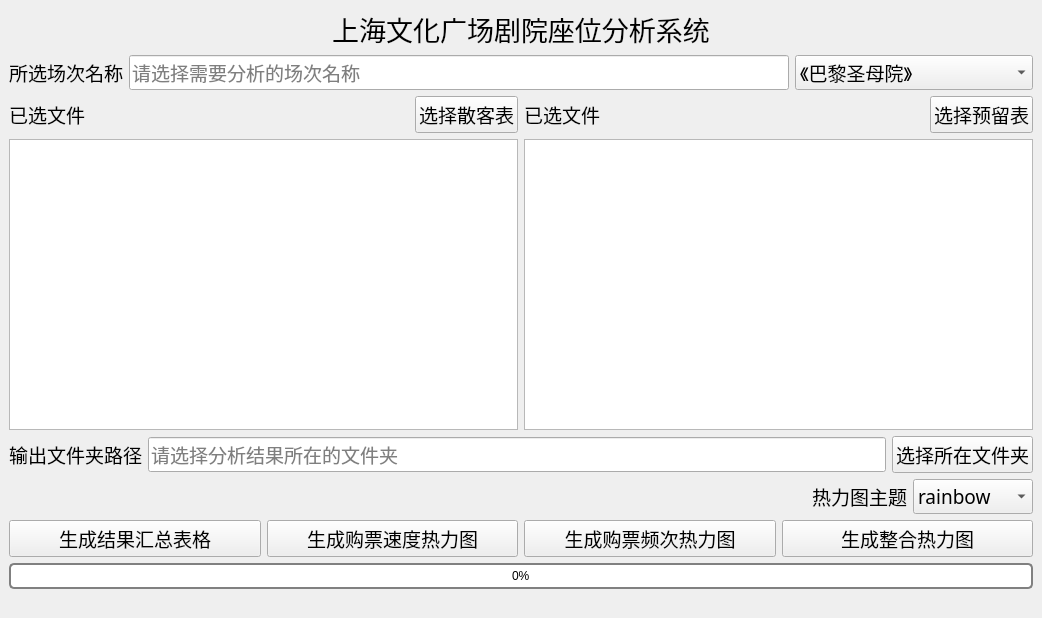
<?xml version="1.0" encoding="UTF-8"?>
<ui version="4.0">
 <class>MainWindow</class>
 <widget class="QMainWindow" name="MainWindow">
  <property name="enabled">
   <bool>true</bool>
  </property>
  <property name="geometry">
   <rect>
    <x>0</x>
    <y>0</y>
    <width>1042</width>
    <height>618</height>
   </rect>
  </property>
  <property name="sizePolicy">
   <sizepolicy hsizetype="Fixed" vsizetype="Fixed">
    <horstretch>0</horstretch>
    <verstretch>0</verstretch>
   </sizepolicy>
  </property>
  <property name="windowTitle">
   <string>上海文化广场剧院座位分析系统</string>
  </property>
  <property name="windowIcon">
   <iconset resource="src.qrc">
    <normaloff>:/icon/company.png</normaloff>
    <normalon>:/icon/company.png</normalon>:/icon/company.png</iconset>
  </property>
  <widget class="QWidget" name="centralwidget">
   <layout class="QVBoxLayout" name="verticalLayout_4">
    <item>
     <layout class="QHBoxLayout" name="horizontalLayout_4">
      <property name="sizeConstraint">
       <enum>QLayout::SetDefaultConstraint</enum>
      </property>
      <item>
       <widget class="QLabel" name="label_4">
        <property name="enabled">
         <bool>true</bool>
        </property>
        <property name="sizePolicy">
         <sizepolicy hsizetype="Minimum" vsizetype="Minimum">
          <horstretch>0</horstretch>
          <verstretch>0</verstretch>
         </sizepolicy>
        </property>
        <property name="text">
         <string/>
        </property>
        <property name="pixmap">
         <pixmap resource="src.qrc">:/icon/company.png</pixmap>
        </property>
        <property name="scaledContents">
         <bool>true</bool>
        </property>
       </widget>
      </item>
      <item>
       <spacer name="horizontalSpacer_2">
        <property name="orientation">
         <enum>Qt::Horizontal</enum>
        </property>
        <property name="sizeHint" stdset="0">
         <size>
          <width>40</width>
          <height>20</height>
         </size>
        </property>
       </spacer>
      </item>
      <item>
       <widget class="QLabel" name="label">
        <property name="font">
         <font>
          <family>Agency FB</family>
          <pointsize>24</pointsize>
          <weight>50</weight>
          <bold>false</bold>
         </font>
        </property>
        <property name="layoutDirection">
         <enum>Qt::LeftToRight</enum>
        </property>
        <property name="text">
         <string>&lt;html&gt;&lt;head/&gt;&lt;body&gt;&lt;p&gt;&lt;span style=&quot; font-size:20pt;&quot;&gt;上海文化广场剧院座位分析系统&lt;/span&gt;&lt;/p&gt;&lt;/body&gt;&lt;/html&gt;</string>
        </property>
        <property name="alignment">
         <set>Qt::AlignCenter</set>
        </property>
       </widget>
      </item>
      <item>
       <spacer name="horizontalSpacer_3">
        <property name="orientation">
         <enum>Qt::Horizontal</enum>
        </property>
        <property name="sizeHint" stdset="0">
         <size>
          <width>40</width>
          <height>20</height>
         </size>
        </property>
       </spacer>
      </item>
      <item>
       <widget class="QLabel" name="label_5">
        <property name="text">
         <string/>
        </property>
        <property name="pixmap">
         <pixmap resource="src.qrc">:/icon/dase_ecnu.png</pixmap>
        </property>
        <property name="scaledContents">
         <bool>true</bool>
        </property>
       </widget>
      </item>
     </layout>
    </item>
    <item>
     <layout class="QHBoxLayout" name="horizontalLayout_6">
      <item>
       <widget class="QLabel" name="label_7">
        <property name="font">
         <font>
          <family>Agency FB</family>
          <pointsize>14</pointsize>
          <weight>50</weight>
          <bold>false</bold>
         </font>
        </property>
        <property name="text">
         <string>所选场次名称</string>
        </property>
       </widget>
      </item>
      <item>
       <widget class="QLineEdit" name="lineEdit_2">
        <property name="font">
         <font>
          <family>Agency FB</family>
          <pointsize>14</pointsize>
          <weight>50</weight>
          <bold>false</bold>
         </font>
        </property>
        <property name="placeholderText">
         <string>请选择需要分析的场次名称</string>
        </property>
       </widget>
      </item>
      <item>
       <widget class="QComboBox" name="comboBox">
        <property name="font">
         <font>
          <family>Agency FB</family>
          <pointsize>14</pointsize>
          <weight>50</weight>
          <bold>false</bold>
         </font>
        </property>
        <item>
         <property name="text">
          <string>《巴黎圣母院》</string>
         </property>
        </item>
        <item>
         <property name="text">
          <string>《马修伯恩 天鹅湖》</string>
         </property>
        </item>
        <item>
         <property name="text">
          <string>《悲惨世界》</string>
         </property>
        </item>
        <item>
         <property name="text">
          <string>《歌舞线上》</string>
         </property>
        </item>
        <item>
         <property name="text">
          <string>《深夜小狗离奇事件》</string>
         </property>
        </item>
        <item>
         <property name="text">
          <string>《泰坦尼克号》</string>
         </property>
        </item>
        <item>
         <property name="text">
          <string>《叶普盖尼奥涅金》</string>
         </property>
        </item>
        <item>
         <property name="text">
          <string>《德语音乐剧明星音乐会》</string>
         </property>
        </item>
       </widget>
      </item>
     </layout>
    </item>
    <item>
     <layout class="QHBoxLayout" name="horizontalLayout_3">
      <item>
       <layout class="QVBoxLayout" name="verticalLayout_2">
        <item>
         <layout class="QHBoxLayout" name="horizontalLayout_2">
          <item>
           <widget class="QLabel" name="label_3">
            <property name="font">
             <font>
              <family>Agency FB</family>
              <pointsize>14</pointsize>
              <weight>50</weight>
              <bold>false</bold>
             </font>
            </property>
            <property name="text">
             <string>已选文件</string>
            </property>
           </widget>
          </item>
          <item>
           <spacer name="horizontalSpacer">
            <property name="orientation">
             <enum>Qt::Horizontal</enum>
            </property>
            <property name="sizeHint" stdset="0">
             <size>
              <width>40</width>
              <height>20</height>
             </size>
            </property>
           </spacer>
          </item>
          <item>
           <widget class="QPushButton" name="btn_chooseMutiFile">
            <property name="font">
             <font>
              <family>Agency FB</family>
              <pointsize>14</pointsize>
              <weight>50</weight>
              <bold>false</bold>
             </font>
            </property>
            <property name="text">
             <string>选择散客表</string>
            </property>
           </widget>
          </item>
         </layout>
        </item>
        <item>
         <widget class="QTableView" name="tableView"/>
        </item>
       </layout>
      </item>
      <item>
       <layout class="QVBoxLayout" name="verticalLayout_3">
        <item>
         <layout class="QHBoxLayout" name="horizontalLayout_5">
          <item>
           <widget class="QLabel" name="label_6">
            <property name="font">
             <font>
              <family>Agency FB</family>
              <pointsize>14</pointsize>
              <weight>50</weight>
              <bold>false</bold>
             </font>
            </property>
            <property name="text">
             <string>已选文件</string>
            </property>
           </widget>
          </item>
          <item>
           <spacer name="horizontalSpacer_4">
            <property name="orientation">
             <enum>Qt::Horizontal</enum>
            </property>
            <property name="sizeHint" stdset="0">
             <size>
              <width>40</width>
              <height>20</height>
             </size>
            </property>
           </spacer>
          </item>
          <item>
           <widget class="QPushButton" name="btn_choosePreviousperchase">
            <property name="font">
             <font>
              <family>Agency FB</family>
              <pointsize>14</pointsize>
              <weight>50</weight>
              <bold>false</bold>
             </font>
            </property>
            <property name="text">
             <string>选择预留表</string>
            </property>
           </widget>
          </item>
         </layout>
        </item>
        <item>
         <widget class="QTableView" name="tableView_2"/>
        </item>
       </layout>
      </item>
     </layout>
    </item>
    <item>
     <layout class="QVBoxLayout" name="verticalLayout">
      <item>
       <layout class="QHBoxLayout" name="horizontalLayout">
        <item>
         <widget class="QLabel" name="label_2">
          <property name="sizePolicy">
           <sizepolicy hsizetype="Minimum" vsizetype="Preferred">
            <horstretch>0</horstretch>
            <verstretch>0</verstretch>
           </sizepolicy>
          </property>
          <property name="minimumSize">
           <size>
            <width>30</width>
            <height>20</height>
           </size>
          </property>
          <property name="font">
           <font>
            <family>Agency FB</family>
            <pointsize>14</pointsize>
            <weight>50</weight>
            <bold>false</bold>
           </font>
          </property>
          <property name="text">
           <string>输出文件夹路径</string>
          </property>
         </widget>
        </item>
        <item>
         <widget class="QLineEdit" name="lineEdit">
          <property name="sizePolicy">
           <sizepolicy hsizetype="Expanding" vsizetype="Fixed">
            <horstretch>0</horstretch>
            <verstretch>0</verstretch>
           </sizepolicy>
          </property>
          <property name="font">
           <font>
            <family>Agency FB</family>
            <pointsize>14</pointsize>
            <weight>50</weight>
            <bold>false</bold>
           </font>
          </property>
          <property name="inputMethodHints">
           <set>Qt::ImhNone</set>
          </property>
          <property name="placeholderText">
           <string>请选择分析结果所在的文件夹</string>
          </property>
         </widget>
        </item>
        <item>
         <widget class="QPushButton" name="btn_chooseOutpufilepath">
          <property name="sizePolicy">
           <sizepolicy hsizetype="Minimum" vsizetype="Fixed">
            <horstretch>0</horstretch>
            <verstretch>0</verstretch>
           </sizepolicy>
          </property>
          <property name="font">
           <font>
            <family>Agency FB</family>
            <pointsize>14</pointsize>
            <weight>50</weight>
            <bold>false</bold>
           </font>
          </property>
          <property name="text">
           <string>选择所在文件夹</string>
          </property>
         </widget>
        </item>
       </layout>
      </item>
     </layout>
    </item>
    <item>
     <layout class="QHBoxLayout" name="horizontalLayout_7">
      <item>
       <spacer name="horizontalSpacer_5">
        <property name="orientation">
         <enum>Qt::Horizontal</enum>
        </property>
        <property name="sizeHint" stdset="0">
         <size>
          <width>40</width>
          <height>20</height>
         </size>
        </property>
       </spacer>
      </item>
      <item>
       <widget class="QLabel" name="label_8">
        <property name="font">
         <font>
          <family>Agency FB</family>
          <pointsize>14</pointsize>
          <weight>50</weight>
          <bold>false</bold>
         </font>
        </property>
        <property name="text">
         <string>热力图主题</string>
        </property>
       </widget>
      </item>
      <item>
       <widget class="QComboBox" name="comboBox_2">
        <property name="font">
         <font>
          <family>Agency FB</family>
          <pointsize>14</pointsize>
          <weight>50</weight>
          <bold>false</bold>
         </font>
        </property>
        <item>
         <property name="text">
          <string>rainbow</string>
         </property>
        </item>
        <item>
         <property name="text">
          <string>rainbow_r</string>
         </property>
        </item>
       </widget>
      </item>
     </layout>
    </item>
    <item>
     <layout class="QGridLayout" name="gridLayout">
      <item row="0" column="1">
       <widget class="QPushButton" name="btn_DataAnalysisTable">
        <property name="font">
         <font>
          <family>Agency FB</family>
          <pointsize>14</pointsize>
          <weight>50</weight>
          <bold>false</bold>
         </font>
        </property>
        <property name="text">
         <string>生成结果汇总表格</string>
        </property>
       </widget>
      </item>
      <item row="0" column="3">
       <widget class="QPushButton" name="btn_generateFrequenceHeatmap">
        <property name="font">
         <font>
          <family>Agency FB</family>
          <pointsize>14</pointsize>
          <weight>50</weight>
          <bold>false</bold>
         </font>
        </property>
        <property name="text">
         <string>生成购票频次热力图</string>
        </property>
       </widget>
      </item>
      <item row="0" column="2">
       <widget class="QPushButton" name="btn_generateHeatMap">
        <property name="font">
         <font>
          <family>Agency FB</family>
          <pointsize>14</pointsize>
          <weight>50</weight>
          <bold>false</bold>
         </font>
        </property>
        <property name="text">
         <string>生成购票速度热力图</string>
        </property>
       </widget>
      </item>
      <item row="0" column="4">
       <widget class="QPushButton" name="btn_generateEnsembleHeatmap">
        <property name="font">
         <font>
          <family>Agency FB</family>
          <pointsize>14</pointsize>
         </font>
        </property>
        <property name="text">
         <string>生成整合热力图</string>
        </property>
       </widget>
      </item>
     </layout>
    </item>
    <item>
     <widget class="QProgressBar" name="progressBar">
      <property name="autoFillBackground">
       <bool>false</bool>
      </property>
      <property name="styleSheet">
       <string notr="true">QProgressBar { border: 2px solid grey; border-radius: 5px; background-color: #FFFFFF;}QProgressBar::chunk { background-color: #00DD00; width: 10px;}QProgressBar { border: 2px solid grey; border-radius: 5px; text-align: center;}
</string>
      </property>
      <property name="value">
       <number>0</number>
      </property>
     </widget>
    </item>
    <item>
     <widget class="QLabel" name="label_process">
      <property name="text">
       <string/>
      </property>
     </widget>
    </item>
   </layout>
  </widget>
 </widget>
 <resources>
  <include location="src.qrc"/>
 </resources>
 <connections/>
</ui>
